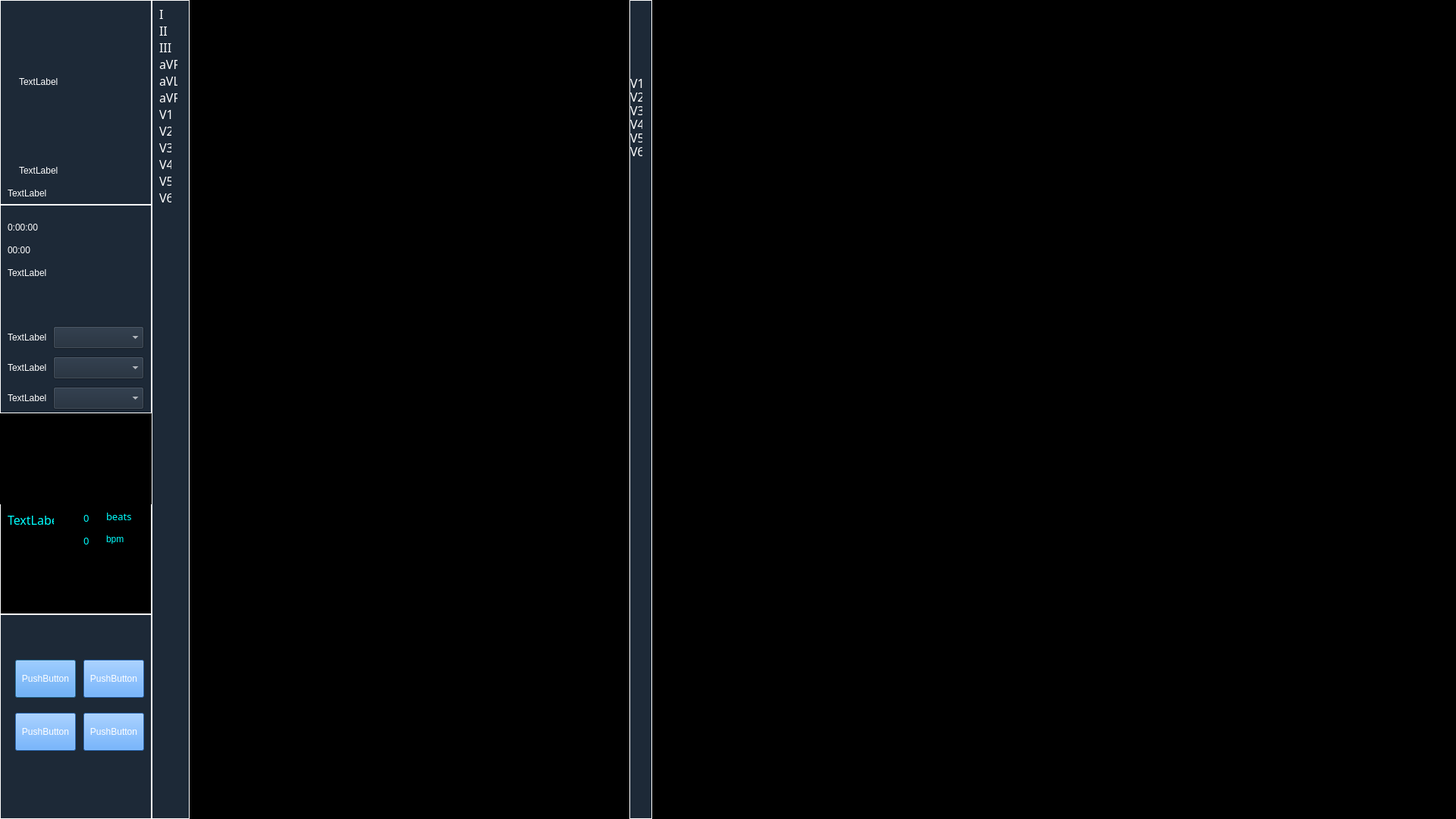
<?xml version="1.0" encoding="UTF-8"?>
<ui version="4.0">
 <class>monfrom</class>
 <widget class="QDialog" name="monfrom">
  <property name="geometry">
   <rect>
    <x>0</x>
    <y>0</y>
    <width>1920</width>
    <height>1080</height>
   </rect>
  </property>
  <property name="windowTitle">
   <string>Dialog</string>
  </property>
  <property name="styleSheet">
   <string notr="true">QFrame{border:1px solid rgb(255,255,255);}
QLabel{border:0px solid rgb(255,255,255);}</string>
  </property>
  <widget class="QCustomPlot" name="right_widget" native="true">
   <property name="geometry">
    <rect>
     <x>250</x>
     <y>0</y>
     <width>1670</width>
     <height>1080</height>
    </rect>
   </property>
   <property name="styleSheet">
    <string notr="true">background-color: rgb(0, 0, 0);</string>
   </property>
   <widget class="QFrame" name="panV">
    <property name="geometry">
     <rect>
      <x>580</x>
      <y>0</y>
      <width>30</width>
      <height>1080</height>
     </rect>
    </property>
    <property name="minimumSize">
     <size>
      <width>30</width>
      <height>1080</height>
     </size>
    </property>
    <property name="maximumSize">
     <size>
      <width>30</width>
      <height>1080</height>
     </size>
    </property>
    <property name="font">
     <font>
      <family>宋体</family>
      <pointsize>12</pointsize>
     </font>
    </property>
    <property name="styleSheet">
     <string notr="true">color: rgb(255, 255, 255);
font: 12pt &quot;宋体&quot;;
background-color: rgb(29, 41, 55)
</string>
    </property>
    <property name="frameShape">
     <enum>QFrame::StyledPanel</enum>
    </property>
    <property name="frameShadow">
     <enum>QFrame::Raised</enum>
    </property>
    <property name="midLineWidth">
     <number>0</number>
    </property>
    <widget class="QLabel" name="lblVV1">
     <property name="geometry">
      <rect>
       <x>1</x>
       <y>101</y>
       <width>16</width>
       <height>16</height>
      </rect>
     </property>
     <property name="font">
      <font>
       <family>宋体</family>
       <pointsize>12</pointsize>
       <weight>50</weight>
       <italic>false</italic>
       <bold>false</bold>
      </font>
     </property>
     <property name="text">
      <string>V1</string>
     </property>
    </widget>
    <widget class="QLabel" name="lblVV2">
     <property name="geometry">
      <rect>
       <x>1</x>
       <y>119</y>
       <width>16</width>
       <height>16</height>
      </rect>
     </property>
     <property name="font">
      <font>
       <family>宋体</family>
       <pointsize>12</pointsize>
       <weight>50</weight>
       <italic>false</italic>
       <bold>false</bold>
      </font>
     </property>
     <property name="text">
      <string>V2</string>
     </property>
    </widget>
    <widget class="QLabel" name="lblVV3">
     <property name="geometry">
      <rect>
       <x>1</x>
       <y>137</y>
       <width>16</width>
       <height>16</height>
      </rect>
     </property>
     <property name="font">
      <font>
       <family>宋体</family>
       <pointsize>12</pointsize>
       <weight>50</weight>
       <italic>false</italic>
       <bold>false</bold>
      </font>
     </property>
     <property name="text">
      <string>V3</string>
     </property>
    </widget>
    <widget class="QLabel" name="lblVV4">
     <property name="geometry">
      <rect>
       <x>1</x>
       <y>155</y>
       <width>16</width>
       <height>16</height>
      </rect>
     </property>
     <property name="font">
      <font>
       <family>宋体</family>
       <pointsize>12</pointsize>
       <weight>50</weight>
       <italic>false</italic>
       <bold>false</bold>
      </font>
     </property>
     <property name="text">
      <string>V4</string>
     </property>
    </widget>
    <widget class="QLabel" name="lblVV5">
     <property name="geometry">
      <rect>
       <x>1</x>
       <y>173</y>
       <width>16</width>
       <height>16</height>
      </rect>
     </property>
     <property name="font">
      <font>
       <family>宋体</family>
       <pointsize>12</pointsize>
       <weight>50</weight>
       <italic>false</italic>
       <bold>false</bold>
      </font>
     </property>
     <property name="text">
      <string>V5</string>
     </property>
    </widget>
    <widget class="QLabel" name="lblVV6">
     <property name="geometry">
      <rect>
       <x>1</x>
       <y>191</y>
       <width>16</width>
       <height>16</height>
      </rect>
     </property>
     <property name="font">
      <font>
       <family>宋体</family>
       <pointsize>12</pointsize>
       <weight>50</weight>
       <italic>false</italic>
       <bold>false</bold>
      </font>
     </property>
     <property name="text">
      <string>V6</string>
     </property>
    </widget>
   </widget>
  </widget>
  <widget class="QFrame" name="frame_left_top">
   <property name="geometry">
    <rect>
     <x>0</x>
     <y>0</y>
     <width>200</width>
     <height>270</height>
    </rect>
   </property>
   <property name="styleSheet">
    <string notr="true">background-color: rgb(29, 41, 55);
color: rgb(255, 255, 255);</string>
   </property>
   <property name="frameShape">
    <enum>QFrame::StyledPanel</enum>
   </property>
   <property name="frameShadow">
    <enum>QFrame::Raised</enum>
   </property>
   <widget class="QLabel" name="pic_Label">
    <property name="geometry">
     <rect>
      <x>25</x>
      <y>5</y>
      <width>150</width>
      <height>205</height>
     </rect>
    </property>
    <property name="text">
     <string>TextLabel</string>
    </property>
   </widget>
   <widget class="QLabel" name="name_label">
    <property name="geometry">
     <rect>
      <x>25</x>
      <y>210</y>
      <width>150</width>
      <height>30</height>
     </rect>
    </property>
    <property name="text">
     <string>TextLabel</string>
    </property>
   </widget>
   <widget class="QLabel" name="AgeSex_label">
    <property name="geometry">
     <rect>
      <x>10</x>
      <y>245</y>
      <width>180</width>
      <height>20</height>
     </rect>
    </property>
    <property name="text">
     <string>TextLabel</string>
    </property>
   </widget>
  </widget>
  <widget class="QFrame" name="frame_left_btm">
   <property name="geometry">
    <rect>
     <x>0</x>
     <y>810</y>
     <width>200</width>
     <height>270</height>
    </rect>
   </property>
   <property name="styleSheet">
    <string notr="true">background-color: rgb(29, 41, 55);
color: rgb(255, 255, 255);</string>
   </property>
   <property name="frameShape">
    <enum>QFrame::StyledPanel</enum>
   </property>
   <property name="frameShadow">
    <enum>QFrame::Raised</enum>
   </property>
   <widget class="QPushButton" name="bitView">
    <property name="geometry">
     <rect>
      <x>20</x>
      <y>60</y>
      <width>80</width>
      <height>50</height>
     </rect>
    </property>
    <property name="styleSheet">
     <string notr="true">background-color: rgb(60, 148, 255);</string>
    </property>
    <property name="text">
     <string>PushButton</string>
    </property>
   </widget>
   <widget class="QPushButton" name="bitCapture">
    <property name="geometry">
     <rect>
      <x>110</x>
      <y>60</y>
      <width>80</width>
      <height>50</height>
     </rect>
    </property>
    <property name="styleSheet">
     <string notr="true">background-color: rgb(60, 148, 255);</string>
    </property>
    <property name="text">
     <string>PushButton</string>
    </property>
   </widget>
   <widget class="QPushButton" name="bitAna">
    <property name="geometry">
     <rect>
      <x>20</x>
      <y>130</y>
      <width>80</width>
      <height>50</height>
     </rect>
    </property>
    <property name="styleSheet">
     <string notr="true">background-color: rgb(60, 148, 255);</string>
    </property>
    <property name="text">
     <string>PushButton</string>
    </property>
   </widget>
   <widget class="QPushButton" name="Close_pushButton">
    <property name="geometry">
     <rect>
      <x>110</x>
      <y>130</y>
      <width>80</width>
      <height>50</height>
     </rect>
    </property>
    <property name="styleSheet">
     <string notr="true">background-color: rgb(60, 148, 255);</string>
    </property>
    <property name="text">
     <string>PushButton</string>
    </property>
   </widget>
  </widget>
  <widget class="QFrame" name="frame">
   <property name="geometry">
    <rect>
     <x>200</x>
     <y>0</y>
     <width>50</width>
     <height>1080</height>
    </rect>
   </property>
   <property name="font">
    <font>
     <family>宋体</family>
     <pointsize>12</pointsize>
     <weight>50</weight>
     <italic>false</italic>
     <bold>false</bold>
    </font>
   </property>
   <property name="styleSheet">
    <string notr="true">color: rgb(255, 255, 255);
font: 12pt &quot;宋体&quot;;
background-color: rgb(29, 41, 55);</string>
   </property>
   <property name="frameShape">
    <enum>QFrame::StyledPanel</enum>
   </property>
   <property name="frameShadow">
    <enum>QFrame::Raised</enum>
   </property>
   <property name="lineWidth">
    <number>3</number>
   </property>
   <widget class="QLabel" name="lblL1">
    <property name="geometry">
     <rect>
      <x>10</x>
      <y>10</y>
      <width>16</width>
      <height>16</height>
     </rect>
    </property>
    <property name="font">
     <font>
      <family>宋体</family>
      <pointsize>12</pointsize>
      <weight>50</weight>
      <italic>false</italic>
      <bold>false</bold>
     </font>
    </property>
    <property name="text">
     <string>I</string>
    </property>
   </widget>
   <widget class="QLabel" name="lblL2">
    <property name="geometry">
     <rect>
      <x>10</x>
      <y>32</y>
      <width>16</width>
      <height>16</height>
     </rect>
    </property>
    <property name="font">
     <font>
      <family>宋体</family>
      <pointsize>12</pointsize>
      <weight>50</weight>
      <italic>false</italic>
      <bold>false</bold>
     </font>
    </property>
    <property name="text">
     <string>II</string>
    </property>
   </widget>
   <widget class="QLabel" name="lblL3">
    <property name="geometry">
     <rect>
      <x>10</x>
      <y>54</y>
      <width>24</width>
      <height>16</height>
     </rect>
    </property>
    <property name="font">
     <font>
      <family>宋体</family>
      <pointsize>12</pointsize>
      <weight>50</weight>
      <italic>false</italic>
      <bold>false</bold>
     </font>
    </property>
    <property name="text">
     <string>III</string>
    </property>
   </widget>
   <widget class="QLabel" name="lblL4">
    <property name="geometry">
     <rect>
      <x>10</x>
      <y>76</y>
      <width>24</width>
      <height>16</height>
     </rect>
    </property>
    <property name="font">
     <font>
      <family>宋体</family>
      <pointsize>12</pointsize>
      <weight>50</weight>
      <italic>false</italic>
      <bold>false</bold>
     </font>
    </property>
    <property name="text">
     <string>aVR</string>
    </property>
   </widget>
   <widget class="QLabel" name="lblL5">
    <property name="geometry">
     <rect>
      <x>10</x>
      <y>98</y>
      <width>24</width>
      <height>16</height>
     </rect>
    </property>
    <property name="font">
     <font>
      <family>宋体</family>
      <pointsize>12</pointsize>
      <weight>50</weight>
      <italic>false</italic>
      <bold>false</bold>
     </font>
    </property>
    <property name="text">
     <string>aVL</string>
    </property>
   </widget>
   <widget class="QLabel" name="lblL6">
    <property name="geometry">
     <rect>
      <x>10</x>
      <y>120</y>
      <width>24</width>
      <height>16</height>
     </rect>
    </property>
    <property name="font">
     <font>
      <family>宋体</family>
      <pointsize>12</pointsize>
      <weight>50</weight>
      <italic>false</italic>
      <bold>false</bold>
     </font>
    </property>
    <property name="text">
     <string>aVF</string>
    </property>
   </widget>
   <widget class="QLabel" name="lblV1">
    <property name="geometry">
     <rect>
      <x>10</x>
      <y>142</y>
      <width>16</width>
      <height>16</height>
     </rect>
    </property>
    <property name="font">
     <font>
      <family>宋体</family>
      <pointsize>12</pointsize>
      <weight>50</weight>
      <italic>false</italic>
      <bold>false</bold>
     </font>
    </property>
    <property name="text">
     <string>V1</string>
    </property>
   </widget>
   <widget class="QLabel" name="lblV2">
    <property name="geometry">
     <rect>
      <x>10</x>
      <y>164</y>
      <width>16</width>
      <height>16</height>
     </rect>
    </property>
    <property name="font">
     <font>
      <family>宋体</family>
      <pointsize>12</pointsize>
      <weight>50</weight>
      <italic>false</italic>
      <bold>false</bold>
     </font>
    </property>
    <property name="text">
     <string>V2</string>
    </property>
   </widget>
   <widget class="QLabel" name="lblV3">
    <property name="geometry">
     <rect>
      <x>10</x>
      <y>186</y>
      <width>16</width>
      <height>16</height>
     </rect>
    </property>
    <property name="font">
     <font>
      <family>宋体</family>
      <pointsize>12</pointsize>
      <weight>50</weight>
      <italic>false</italic>
      <bold>false</bold>
     </font>
    </property>
    <property name="text">
     <string>V3</string>
    </property>
   </widget>
   <widget class="QLabel" name="lblV4">
    <property name="geometry">
     <rect>
      <x>10</x>
      <y>208</y>
      <width>16</width>
      <height>16</height>
     </rect>
    </property>
    <property name="font">
     <font>
      <family>宋体</family>
      <pointsize>12</pointsize>
      <weight>50</weight>
      <italic>false</italic>
      <bold>false</bold>
     </font>
    </property>
    <property name="text">
     <string>V4</string>
    </property>
   </widget>
   <widget class="QLabel" name="lblV5">
    <property name="geometry">
     <rect>
      <x>10</x>
      <y>230</y>
      <width>16</width>
      <height>16</height>
     </rect>
    </property>
    <property name="font">
     <font>
      <family>宋体</family>
      <pointsize>12</pointsize>
      <weight>50</weight>
      <italic>false</italic>
      <bold>false</bold>
     </font>
    </property>
    <property name="text">
     <string>V5</string>
    </property>
   </widget>
   <widget class="QLabel" name="lblV6">
    <property name="geometry">
     <rect>
      <x>10</x>
      <y>252</y>
      <width>16</width>
      <height>16</height>
     </rect>
    </property>
    <property name="font">
     <font>
      <family>宋体</family>
      <pointsize>12</pointsize>
      <weight>50</weight>
      <italic>false</italic>
      <bold>false</bold>
     </font>
    </property>
    <property name="text">
     <string>V6</string>
    </property>
   </widget>
  </widget>
  <widget class="QFrame" name="frame_left_mid1">
   <property name="geometry">
    <rect>
     <x>0</x>
     <y>270</y>
     <width>200</width>
     <height>275</height>
    </rect>
   </property>
   <property name="styleSheet">
    <string notr="true">background-color: rgb(29, 41, 55);
color: rgb(255, 255, 255);</string>
   </property>
   <property name="frameShape">
    <enum>QFrame::StyledPanel</enum>
   </property>
   <property name="frameShadow">
    <enum>QFrame::Raised</enum>
   </property>
   <widget class="QLabel" name="curtime_label">
    <property name="geometry">
     <rect>
      <x>10</x>
      <y>20</y>
      <width>180</width>
      <height>20</height>
     </rect>
    </property>
    <property name="text">
     <string>0:00:00</string>
    </property>
   </widget>
   <widget class="QLabel" name="lblRun">
    <property name="geometry">
     <rect>
      <x>10</x>
      <y>50</y>
      <width>180</width>
      <height>20</height>
     </rect>
    </property>
    <property name="text">
     <string>00:00</string>
    </property>
   </widget>
   <widget class="QLabel" name="lblState">
    <property name="geometry">
     <rect>
      <x>10</x>
      <y>80</y>
      <width>180</width>
      <height>20</height>
     </rect>
    </property>
    <property name="text">
     <string>TextLabel</string>
    </property>
   </widget>
   <widget class="QComboBox" name="Show_comboBox">
    <property name="geometry">
     <rect>
      <x>70</x>
      <y>160</y>
      <width>120</width>
      <height>30</height>
     </rect>
    </property>
   </widget>
   <widget class="QLabel" name="Show_label">
    <property name="geometry">
     <rect>
      <x>10</x>
      <y>160</y>
      <width>60</width>
      <height>30</height>
     </rect>
    </property>
    <property name="text">
     <string>TextLabel</string>
    </property>
   </widget>
   <widget class="QLabel" name="Speed_label">
    <property name="geometry">
     <rect>
      <x>10</x>
      <y>200</y>
      <width>60</width>
      <height>30</height>
     </rect>
    </property>
    <property name="text">
     <string>TextLabel</string>
    </property>
   </widget>
   <widget class="QComboBox" name="Speed_comboBox">
    <property name="geometry">
     <rect>
      <x>70</x>
      <y>200</y>
      <width>120</width>
      <height>30</height>
     </rect>
    </property>
   </widget>
   <widget class="QComboBox" name="High_comboBox">
    <property name="geometry">
     <rect>
      <x>70</x>
      <y>240</y>
      <width>120</width>
      <height>30</height>
     </rect>
    </property>
   </widget>
   <widget class="QLabel" name="High_label">
    <property name="geometry">
     <rect>
      <x>10</x>
      <y>240</y>
      <width>60</width>
      <height>30</height>
     </rect>
    </property>
    <property name="text">
     <string>TextLabel</string>
    </property>
   </widget>
  </widget>
  <widget class="QFrame" name="frame_left_mid2">
   <property name="geometry">
    <rect>
     <x>0</x>
     <y>545</y>
     <width>200</width>
     <height>265</height>
    </rect>
   </property>
   <property name="styleSheet">
    <string notr="true">background-color: rgb(0, 0, 0);</string>
   </property>
   <property name="frameShape">
    <enum>QFrame::StyledPanel</enum>
   </property>
   <property name="frameShadow">
    <enum>QFrame::Raised</enum>
   </property>
   <widget class="QLabel" name="img1">
    <property name="geometry">
     <rect>
      <x>3</x>
      <y>200</y>
      <width>4</width>
      <height>60</height>
     </rect>
    </property>
    <property name="styleSheet">
     <string notr="true">background-color: rgb(0, 0, 0);</string>
    </property>
    <property name="text">
     <string/>
    </property>
   </widget>
   <widget class="QLabel" name="img12">
    <property name="geometry">
     <rect>
      <x>113</x>
      <y>200</y>
      <width>4</width>
      <height>60</height>
     </rect>
    </property>
    <property name="styleSheet">
     <string notr="true">background-color: rgb(0, 0, 0);</string>
    </property>
    <property name="text">
     <string/>
    </property>
   </widget>
   <widget class="QLabel" name="img18">
    <property name="geometry">
     <rect>
      <x>173</x>
      <y>200</y>
      <width>4</width>
      <height>60</height>
     </rect>
    </property>
    <property name="styleSheet">
     <string notr="true">background-color: rgb(0, 0, 0);</string>
    </property>
    <property name="text">
     <string/>
    </property>
   </widget>
   <widget class="QLabel" name="img19">
    <property name="geometry">
     <rect>
      <x>183</x>
      <y>200</y>
      <width>4</width>
      <height>60</height>
     </rect>
    </property>
    <property name="styleSheet">
     <string notr="true">background-color: rgb(0, 0, 0);</string>
    </property>
    <property name="text">
     <string/>
    </property>
   </widget>
   <widget class="QLabel" name="img20">
    <property name="geometry">
     <rect>
      <x>193</x>
      <y>200</y>
      <width>4</width>
      <height>61</height>
     </rect>
    </property>
    <property name="styleSheet">
     <string notr="true">background-color: rgb(0, 0, 0);</string>
    </property>
    <property name="text">
     <string/>
    </property>
   </widget>
   <widget class="QLabel" name="img2">
    <property name="geometry">
     <rect>
      <x>13</x>
      <y>200</y>
      <width>4</width>
      <height>60</height>
     </rect>
    </property>
    <property name="styleSheet">
     <string notr="true">background-color: rgb(0, 0, 0);</string>
    </property>
    <property name="text">
     <string/>
    </property>
   </widget>
   <widget class="QLabel" name="img3">
    <property name="geometry">
     <rect>
      <x>23</x>
      <y>200</y>
      <width>4</width>
      <height>60</height>
     </rect>
    </property>
    <property name="styleSheet">
     <string notr="true">background-color: rgb(0, 0, 0);</string>
    </property>
    <property name="text">
     <string/>
    </property>
   </widget>
   <widget class="QLabel" name="img4">
    <property name="geometry">
     <rect>
      <x>33</x>
      <y>200</y>
      <width>4</width>
      <height>60</height>
     </rect>
    </property>
    <property name="styleSheet">
     <string notr="true">background-color: rgb(0, 0, 0);</string>
    </property>
    <property name="text">
     <string/>
    </property>
   </widget>
   <widget class="QLabel" name="img5">
    <property name="geometry">
     <rect>
      <x>43</x>
      <y>200</y>
      <width>4</width>
      <height>60</height>
     </rect>
    </property>
    <property name="styleSheet">
     <string notr="true">background-color: rgb(0, 0, 0);</string>
    </property>
    <property name="text">
     <string/>
    </property>
   </widget>
   <widget class="QLabel" name="img6">
    <property name="geometry">
     <rect>
      <x>53</x>
      <y>200</y>
      <width>4</width>
      <height>60</height>
     </rect>
    </property>
    <property name="styleSheet">
     <string notr="true">background-color: rgb(0, 0, 0);</string>
    </property>
    <property name="text">
     <string/>
    </property>
   </widget>
   <widget class="QLabel" name="img7">
    <property name="geometry">
     <rect>
      <x>63</x>
      <y>200</y>
      <width>4</width>
      <height>60</height>
     </rect>
    </property>
    <property name="styleSheet">
     <string notr="true">background-color: rgb(0, 0, 0);</string>
    </property>
    <property name="text">
     <string/>
    </property>
   </widget>
   <widget class="QLabel" name="img8">
    <property name="geometry">
     <rect>
      <x>73</x>
      <y>200</y>
      <width>4</width>
      <height>60</height>
     </rect>
    </property>
    <property name="styleSheet">
     <string notr="true">background-color: rgb(0, 0, 0);</string>
    </property>
    <property name="text">
     <string/>
    </property>
   </widget>
   <widget class="QLabel" name="img9">
    <property name="geometry">
     <rect>
      <x>83</x>
      <y>200</y>
      <width>4</width>
      <height>60</height>
     </rect>
    </property>
    <property name="styleSheet">
     <string notr="true">background-color: rgb(0, 0, 0);</string>
    </property>
    <property name="text">
     <string/>
    </property>
   </widget>
   <widget class="QLabel" name="img10">
    <property name="geometry">
     <rect>
      <x>93</x>
      <y>200</y>
      <width>4</width>
      <height>60</height>
     </rect>
    </property>
    <property name="styleSheet">
     <string notr="true">background-color: rgb(0, 0, 0);</string>
    </property>
    <property name="text">
     <string/>
    </property>
   </widget>
   <widget class="QLabel" name="img11">
    <property name="geometry">
     <rect>
      <x>103</x>
      <y>200</y>
      <width>4</width>
      <height>60</height>
     </rect>
    </property>
    <property name="styleSheet">
     <string notr="true">background-color: rgb(0, 0, 0);</string>
    </property>
    <property name="text">
     <string/>
    </property>
   </widget>
   <widget class="QLabel" name="img13">
    <property name="geometry">
     <rect>
      <x>123</x>
      <y>200</y>
      <width>4</width>
      <height>60</height>
     </rect>
    </property>
    <property name="styleSheet">
     <string notr="true">background-color: rgb(0, 0, 0);</string>
    </property>
    <property name="text">
     <string/>
    </property>
   </widget>
   <widget class="QLabel" name="img14">
    <property name="geometry">
     <rect>
      <x>133</x>
      <y>200</y>
      <width>4</width>
      <height>60</height>
     </rect>
    </property>
    <property name="styleSheet">
     <string notr="true">background-color: rgb(0, 0, 0);</string>
    </property>
    <property name="text">
     <string/>
    </property>
   </widget>
   <widget class="QLabel" name="img15">
    <property name="geometry">
     <rect>
      <x>143</x>
      <y>200</y>
      <width>4</width>
      <height>60</height>
     </rect>
    </property>
    <property name="styleSheet">
     <string notr="true">background-color: rgb(0, 0, 0);</string>
    </property>
    <property name="text">
     <string/>
    </property>
   </widget>
   <widget class="QLabel" name="img16">
    <property name="geometry">
     <rect>
      <x>153</x>
      <y>200</y>
      <width>4</width>
      <height>60</height>
     </rect>
    </property>
    <property name="styleSheet">
     <string notr="true">background-color: rgb(0, 0, 0);</string>
    </property>
    <property name="text">
     <string/>
    </property>
   </widget>
   <widget class="QLabel" name="img17">
    <property name="geometry">
     <rect>
      <x>163</x>
      <y>200</y>
      <width>4</width>
      <height>60</height>
     </rect>
    </property>
    <property name="styleSheet">
     <string notr="true">background-color: rgb(0, 0, 0);</string>
    </property>
    <property name="text">
     <string/>
    </property>
   </widget>
   <widget class="QLabel" name="lblRate">
    <property name="geometry">
     <rect>
      <x>10</x>
      <y>130</y>
      <width>61</width>
      <height>21</height>
     </rect>
    </property>
    <property name="font">
     <font>
      <family>新宋体</family>
      <pointsize>12</pointsize>
     </font>
    </property>
    <property name="styleSheet">
     <string notr="true">color: rgb(0, 255, 255);</string>
    </property>
    <property name="text">
     <string>TextLabel</string>
    </property>
   </widget>
   <widget class="QLabel" name="lblBeats">
    <property name="geometry">
     <rect>
      <x>110</x>
      <y>130</y>
      <width>21</width>
      <height>16</height>
     </rect>
    </property>
    <property name="font">
     <font>
      <family>新宋体</family>
      <pointsize>10</pointsize>
     </font>
    </property>
    <property name="styleSheet">
     <string notr="true">color: rgb(0, 255, 255);</string>
    </property>
    <property name="text">
     <string>0</string>
    </property>
   </widget>
   <widget class="QLabel" name="lblBpm">
    <property name="geometry">
     <rect>
      <x>110</x>
      <y>160</y>
      <width>21</width>
      <height>16</height>
     </rect>
    </property>
    <property name="font">
     <font>
      <family>新宋体</family>
      <pointsize>10</pointsize>
     </font>
    </property>
    <property name="styleSheet">
     <string notr="true">color: rgb(0, 255, 255);</string>
    </property>
    <property name="text">
     <string>0</string>
    </property>
   </widget>
   <widget class="QLabel" name="label">
    <property name="geometry">
     <rect>
      <x>140</x>
      <y>130</y>
      <width>54</width>
      <height>12</height>
     </rect>
    </property>
    <property name="font">
     <font>
      <family>新宋体</family>
      <pointsize>10</pointsize>
     </font>
    </property>
    <property name="styleSheet">
     <string notr="true">color: rgb(0, 255, 255);</string>
    </property>
    <property name="text">
     <string>beats</string>
    </property>
   </widget>
   <widget class="QLabel" name="label_2">
    <property name="geometry">
     <rect>
      <x>140</x>
      <y>160</y>
      <width>54</width>
      <height>12</height>
     </rect>
    </property>
    <property name="styleSheet">
     <string notr="true">color: rgb(0, 255, 255);</string>
    </property>
    <property name="text">
     <string>bpm</string>
    </property>
   </widget>
   <widget class="QCustomPlot" name="bratewdt" native="true">
    <property name="geometry">
     <rect>
      <x>0</x>
      <y>0</y>
      <width>200</width>
      <height>120</height>
     </rect>
    </property>
   </widget>
  </widget>
 </widget>
 <customwidgets>
  <customwidget>
   <class>QCustomPlot</class>
   <extends>QWidget</extends>
   <header location="global">qcustomplot.h</header>
   <container>1</container>
  </customwidget>
 </customwidgets>
 <resources/>
 <connections/>
</ui>
